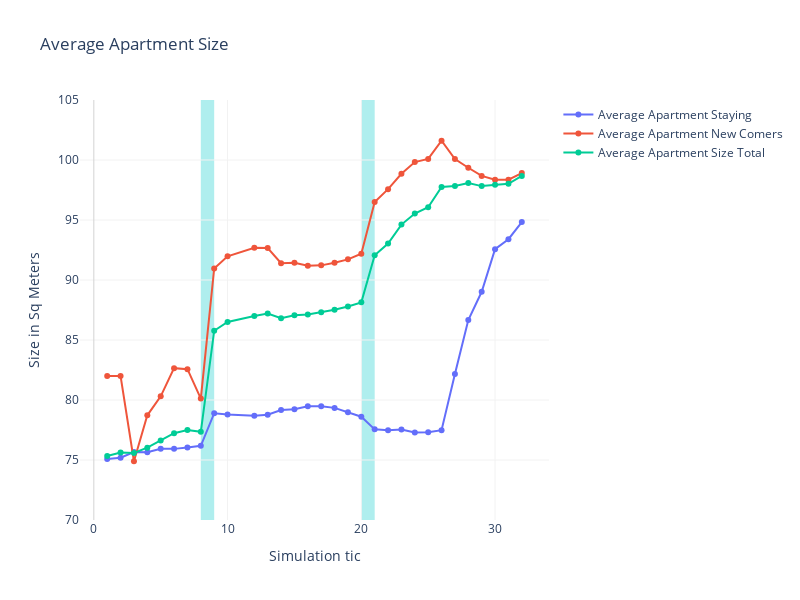

The notebook cell saved with this chart:
### Markdown cell above
## Apartment Size

### Code cell
graph10 = res2.copy()
fig = go.Figure()
fig.add_trace(go.Scatter(
    x=graph10['tic'],
    y=graph10['aprtmentSizeMeanStay'],
    mode="lines+markers",
    name="Average Apartment Staying"
))
fig.add_trace(go.Scatter(
    x=graph10['tic'],
    y=graph10['aprtmentSizeNewComer'],
    mode="lines+markers",
    name="Average Apartment New Comers"
))

fig.add_trace(go.Scatter(
    x=graph10['tic'],
    y=graph10['aprtmentSizeMean'],
    mode="lines+markers",
    name="Average Apartment Size Total"
))



fig.add_shape(type="rect",
    x0=8, y0=70,
    x1=9, y1=105,
    line=dict(
        color="LightSeaGreen",
        width=0,
    ),layer='below',
    fillcolor="PaleTurquoise",
)

fig.add_shape(type="rect",
    x0=20, y0=70,
    x1=21, y1=105,
    line=dict(
        color="LightSeaGreen",
        width=0,
    ),layer='below',
    fillcolor="PaleTurquoise",visible=True
)
fig.update_layout(width=800,height=600, title='Average Apartment Size')
fig.update_yaxes(title='Size in Sq Meters',gridwidth=1, gridcolor=gridBG,zerolinewidth=1,zerolinecolor='lightgrey')
fig.update_xaxes(title='Simulation tic',gridwidth=1, gridcolor=gridBG,zerolinewidth=1,zerolinecolor='lightgrey')
fig.update_layout(showlegend=True,plot_bgcolor='rgba(0,0,0,0)')
fig.show()

### Figure 1 — Plotly figure (JSON) as saved in the notebook; plotly's stock layout.template omitted (floating-point values rounded to 4 significant figures)
{"data": [{"mode": "lines+markers", "name": "Average Apartment Staying", "type": "scatter", "x": [1, 2, 3, 4, 5, 6, 7, 8, 9, 10, 12, 13, 14, 15, 16, 17, 18, 19, 20, 21, 22, 23, 24, 25, 26, 27, 28, 29, 30, 31, 32], "y": [75.09, 75.19, 75.66, 75.66, 75.94, 75.93, 76.05, 76.18, 78.9, 78.8, 78.69, 78.78, 79.17, 79.23, 79.48, 79.49, 79.34, 78.97, 78.6, 77.55, 77.47, 77.54, 77.29, 77.31, 77.49, 82.17, 86.66, 89.02, 92.57, 93.4, 94.83]}, {"mode": "lines+markers", "name": "Average Apartment New Comers", "type": "scatter", "x": [1, 2, 3, 4, 5, 6, 7, 8, 9, 10, 12, 13, 14, 15, 16, 17, 18, 19, 20, 21, 22, 23, 24, 25, 26, 27, 28, 29, 30, 31, 32], "y": [82, 82, 74.89, 78.72, 80.3, 82.65, 82.57, 80.12, 90.96, 91.98, 92.69, 92.66, 91.41, 91.43, 91.2, 91.22, 91.44, 91.72, 92.2, 96.51, 97.57, 98.85, 99.83, 100.1, 101.6, 100.1, 99.36, 98.67, 98.36, 98.36, 98.91]}, {"mode": "lines+markers", "name": "Average Apartment Size Total", "type": "scatter", "x": [1, 2, 3, 4, 5, 6, 7, 8, 9, 10, 12, 13, 14, 15, 16, 17, 18, 19, 20, 21, 22, 23, 24, 25, 26, 27, 28, 29, 30, 31, 32], "y": [75.34, 75.62, 75.59, 76.03, 76.63, 77.24, 77.49, 77.35, 85.77, 86.5, 87.01, 87.2, 86.81, 87.07, 87.13, 87.31, 87.52, 87.8, 88.14, 92.06, 93.04, 94.62, 95.54, 96.06, 97.76, 97.83, 98.08, 97.83, 97.93, 98.01, 98.67]}], "layout": {"height": 600, "plot_bgcolor": "rgba(0, 0, 0, 0)", "shapes": [{"fillcolor": "PaleTurquoise", "layer": "below", "line": {"color": "LightSeaGreen", "width": 0}, "type": "rect", "x0": 8, "x1": 9, "y0": 70, "y1": 105}, {"fillcolor": "PaleTurquoise", "layer": "below", "line": {"color": "LightSeaGreen", "width": 0}, "type": "rect", "visible": true, "x0": 20, "x1": 21, "y0": 70, "y1": 105}], "showlegend": true, "title": {"text": "Average Apartment Size"}, "width": 800, "xaxis": {"autorange": true, "gridcolor": "#f2f2f2", "gridwidth": 1, "range": [-1.043, 34.04], "title": {"text": "Simulation tic"}, "type": "linear", "zerolinecolor": "lightgrey", "zerolinewidth": 1}, "yaxis": {"autorange": true, "gridcolor": "#f2f2f2", "gridwidth": 1, "range": [70, 105], "title": {"text": "Size in Sq Meters"}, "type": "linear", "zerolinecolor": "lightgrey", "zerolinewidth": 1}}}
